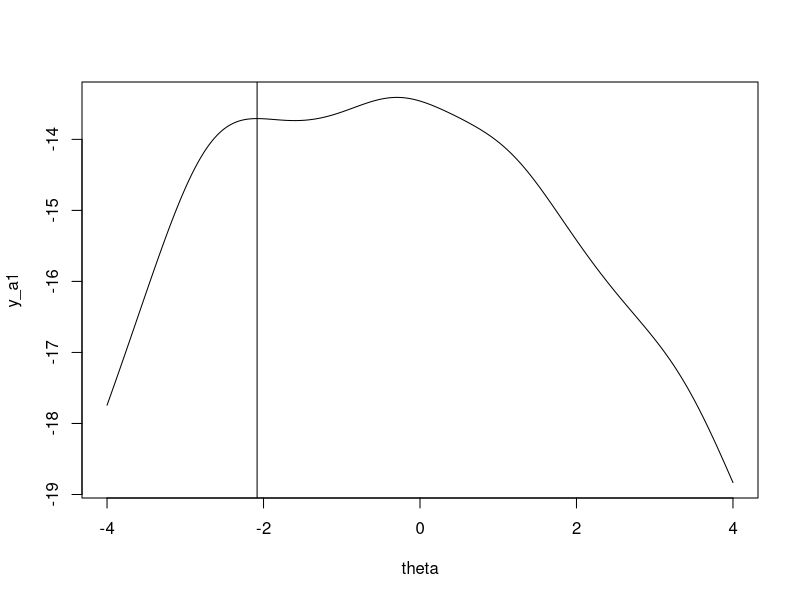
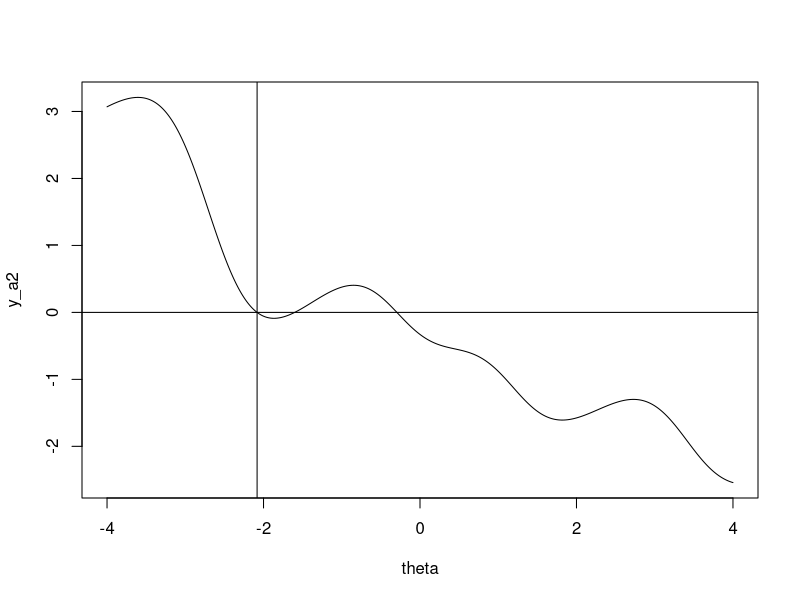

Reproduce these figures in R, in order.

# a1
theta <- seq(-4, 4, 0.01)
x <- c(-2.8, 3.4, 1.2, -.3, -2.6)

y_a1 <- c()
for (theta_i in theta){
  y_a1 <- c(y_a1, -5*log(pi)-sum(log(1+(x-theta_i)**2)))
}

#plot(theta, y_a1, type="l")


# a2
y_a2 <- c()
for (theta_i in theta){
  y_a2 <- c(y_a2, sum(2*(x-theta_i)/(1+(x-theta_i)^2)))
}

#plot(theta, y_a2, type="l")
#abline(b=0, a=0)
# 3 times it crosses y=0

#a_0 <- 
#sum(2*(x-theta_i)/(1+(x-theta_i)^2))



# b and c questions: Bisection

second_derivative <- function(input){sum(2*(x-input)/(1+(x-input)^2))}

a <- -2.5
b <- -2
x_i <- c()

while(length(x_i) < 2 || abs(tail(x_i,1)-tail(x_i,2)[1])>0.00000001){
  y1 <- second_derivative(a) #sum(2*(x-a)/(1+(x-a)^2))
  y2<- second_derivative(b) #sum(2*(x-b)/(1+(x-b)^2))
  
  if(length(x_i) == 0 && y1 * y2 >= 0){print("Break");break}
  
  x_i <- c(x_i,(a + b)/2)
  
  if(second_derivative(a)*second_derivative(tail(x_i,1)) <= 0){
    b <- tail(x_i,1)
  }
  if(second_derivative(b)*second_derivative(tail(x_i,1)) < 0){
    a <- tail(x_i,1)
  }
}
cat("Estimate: ", (tail(x_i, 1)+tail(x_i, 2)[1])/2)

plot(theta, y_a1, type="l")
abline(v=c(tail(x_i,1)))

plot(theta, y_a2, type="l")
abline(b=0, a=0)
abline(v=c(tail(x_i,1)))

# c question a and b values: -0.5 and 0 (first peak, or right peak) # global
# c question a and b values: -2.5 and -2 (second peak, local peak)

